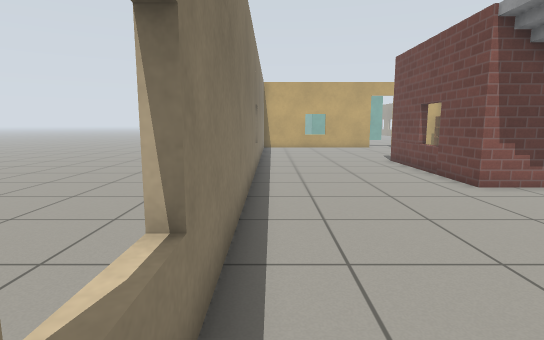
[1] (above)

15 first-person views from a walk through a robot-simulator world made for Gazebo. The camera is 0.9 m above the floor, tilts 8° down and sees 80° across. The floor is counted in squares, 0.5 m on a side. Each view is taken from the middle of a square. On the plan, view 1 faces up. The plan holds only what a view shows up to about 17 squares ahead; the rest is blank. The place goes on beyond the plan. Gazebo's built-in surfaces are drawn with simple patterns.

[2]
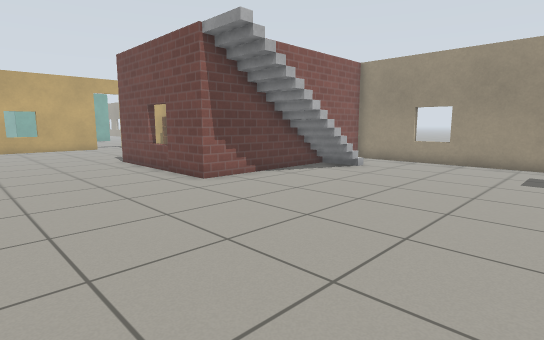

[3]
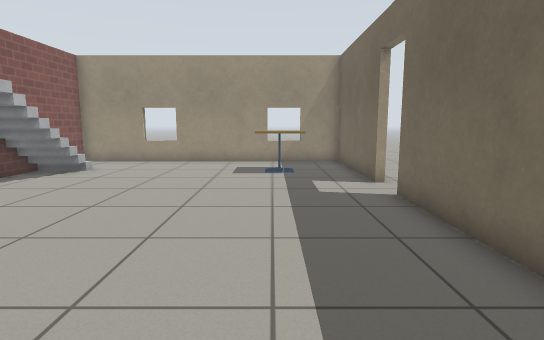

[4]
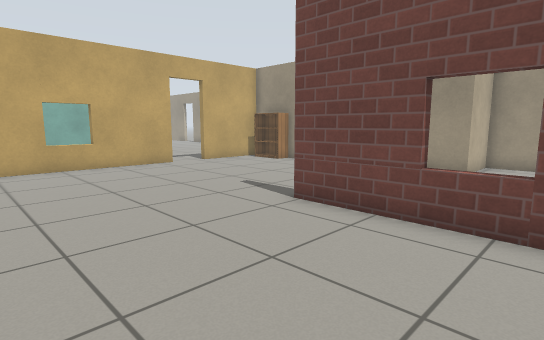

[5]
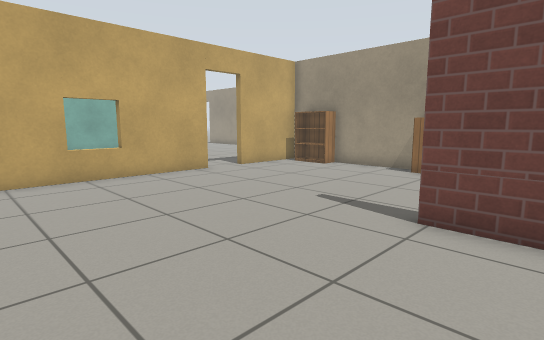

[6]
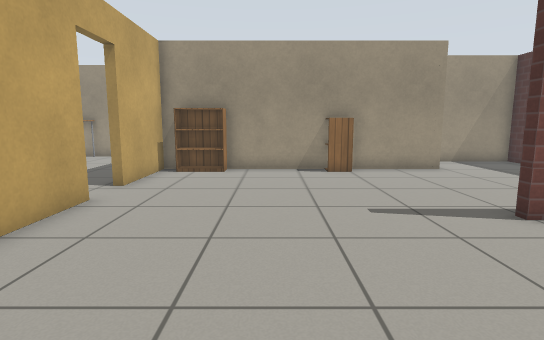

[7]
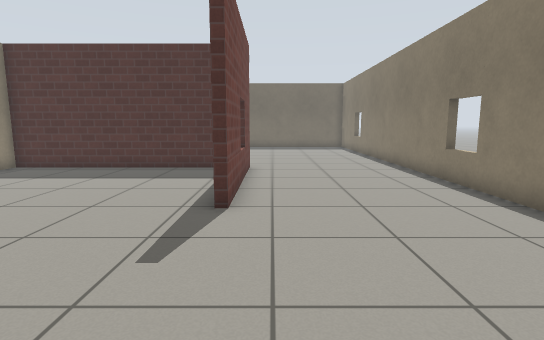

[8]
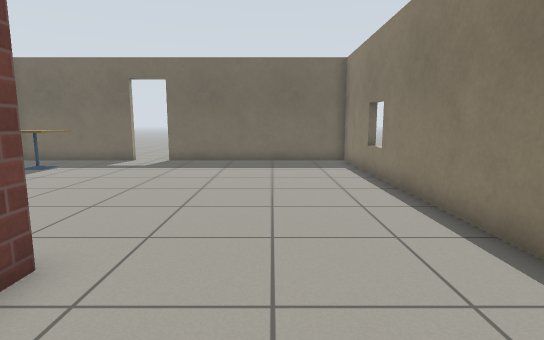

[9]
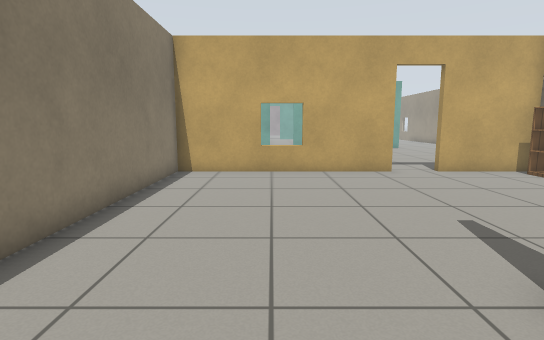

[10]
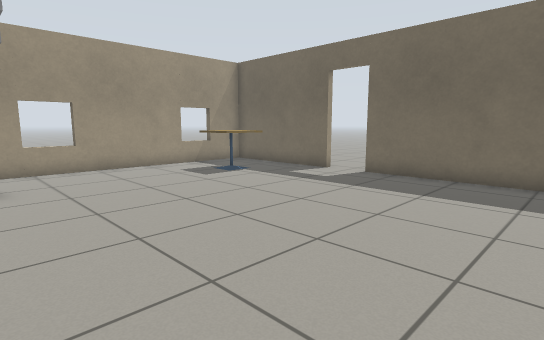

[11]
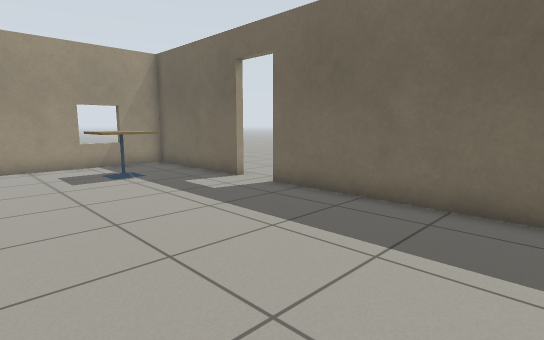

[12]
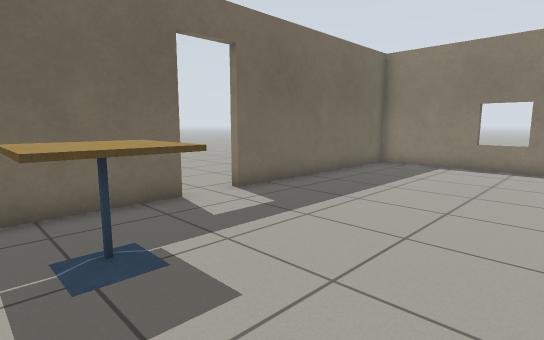

[13]
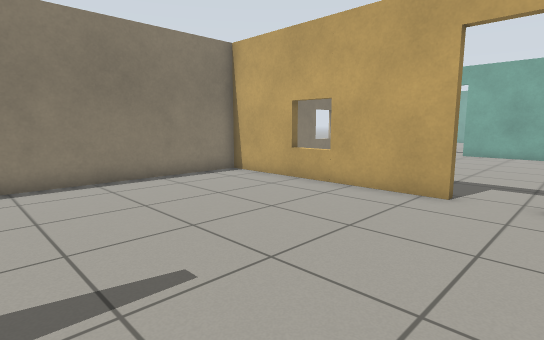

[14]
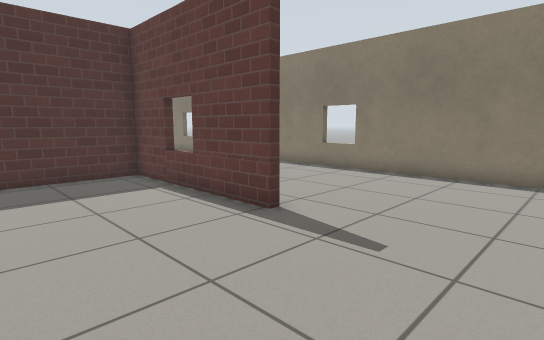

[15]
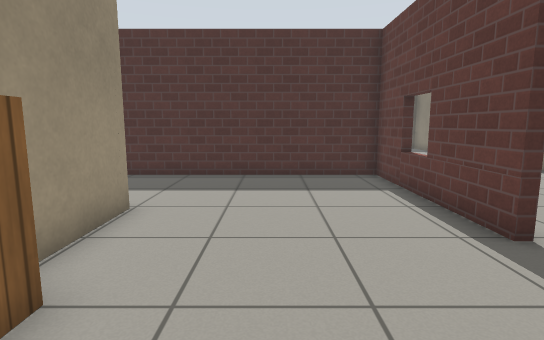

### Floor plan
Points are (right, up) in squares from view 1. A wall is a line through its corners. A room is listed if a view was taken in it or the views show most of it. See-through windows are left out.
Room 1 (views 1, 2, 3, 4, 5, 6, 7, 8, 9, 10, 11, 12, 13, 14, 15)
walls: (7.2, 9.2) (5.9, 9.2) (5.9, 16.3); (12.4, 9.5) (15.8, 9.5) (15.8, 14.2) (13.1, 14.2) (13.1, 17.4); (6.2, 16.3) (6.2, 9.5) (8.6, 9.5); (13.1, 18.4) (13.1, 23.4); (10, -3.2) (15.8, -3.2) (15.8, 9.2) (12.4, 9.2); (7.7, 25.4) (-0.6, 25.4) (-0.6, -3.2) (8.2, -3.2); (13.1, 25.4) (9.4, 25.4)
ways out: open door at (8.5, 25.5); open door at (9.5, -3)
objects: stairs (9, 9) to (12, 9); cafe table (12, -1) to (14, 1); cabinet (12, 18) to (13, 19); bookshelf (12, 23) to (13, 24)

Positions as (right, up) in squares from view 1, and headings:
1: (0, 0), facing up
2: (0, 0), facing up-right
3: (0, 0), facing right
4: (0, 11), facing up-right
5: (0, 14), facing up-right
6: (0, 21), facing right
7: (5, 23), facing down
8: (3, 13), facing down
9: (3, 13), facing up
10: (2, 8), facing down-right
11: (1, 4), facing down-right
12: (14, 4), facing down-left
13: (10, 17), facing up-left
14: (11, 21), facing down-left
15: (10, 21), facing down
